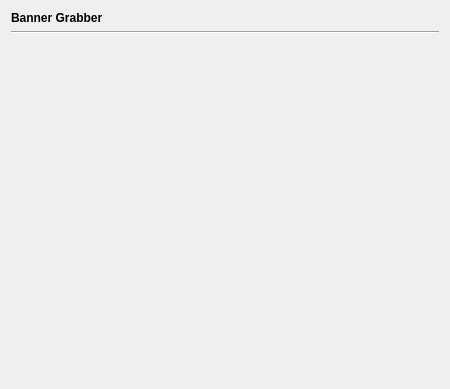
<?xml version="1.0" encoding="UTF-8"?>
<ui version="4.0">
 <class>BannerGrabber</class>
 <widget class="QDialog" name="BannerGrabber">
  <property name="geometry">
   <rect>
    <x>0</x>
    <y>0</y>
    <width>450</width>
    <height>389</height>
   </rect>
  </property>
  <property name="windowTitle">
   <string>Dialog</string>
  </property>
  <layout class="QVBoxLayout" name="verticalLayout_2">
   <item>
    <layout class="QVBoxLayout" name="verticalLayout">
     <item>
      <widget class="QLabel" name="label">
       <property name="sizePolicy">
        <sizepolicy hsizetype="Preferred" vsizetype="Maximum">
         <horstretch>0</horstretch>
         <verstretch>0</verstretch>
        </sizepolicy>
       </property>
       <property name="font">
        <font>
         <weight>75</weight>
         <bold>true</bold>
        </font>
       </property>
       <property name="text">
        <string>Banner Grabber</string>
       </property>
      </widget>
     </item>
     <item>
      <widget class="Line" name="line">
       <property name="orientation">
        <enum>Qt::Horizontal</enum>
       </property>
      </widget>
     </item>
    </layout>
   </item>
   <item>
    <spacer name="verticalSpacer">
     <property name="orientation">
      <enum>Qt::Vertical</enum>
     </property>
     <property name="sizeHint" stdset="0">
      <size>
       <width>20</width>
       <height>338</height>
      </size>
     </property>
    </spacer>
   </item>
  </layout>
 </widget>
 <resources/>
 <connections/>
</ui>
